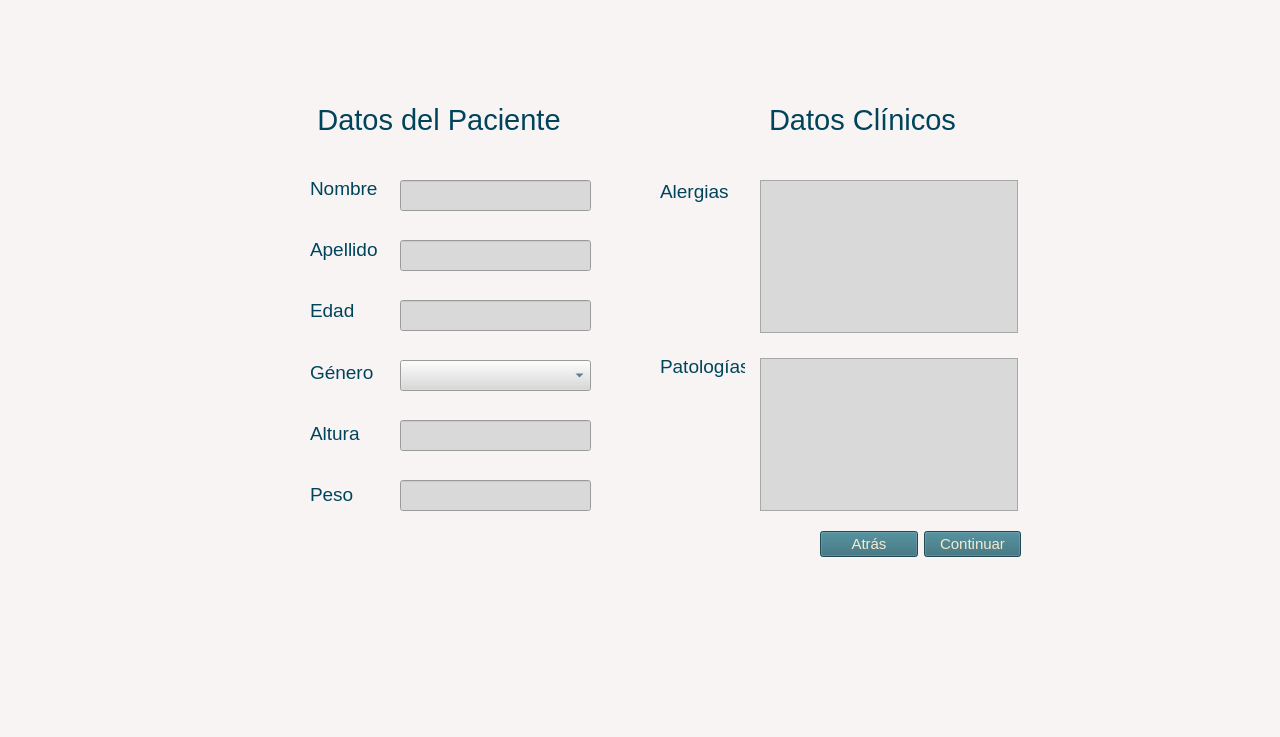
<?xml version="1.0" encoding="UTF-8"?>
<ui version="4.0">
 <class>realizar_analisis</class>
 <widget class="QMainWindow" name="realizar_analisis">
  <property name="geometry">
   <rect>
    <x>0</x>
    <y>0</y>
    <width>1280</width>
    <height>737</height>
   </rect>
  </property>
  <property name="windowTitle">
   <string>Ingreso de Datos</string>
  </property>
  <property name="styleSheet">
   <string notr="true">background-color: rgb(248, 244, 244);</string>
  </property>
  <widget class="QWidget" name="centralwidget">
   <widget class="QComboBox" name="Genero">
    <property name="geometry">
     <rect>
      <x>400</x>
      <y>360</y>
      <width>191</width>
      <height>31</height>
     </rect>
    </property>
    <property name="font">
     <font>
      <pointsize>11</pointsize>
     </font>
    </property>
    <property name="styleSheet">
     <string notr="true">color: rgb(0, 68, 91);
background-color: rgb(217, 217, 217);</string>
    </property>
    <item>
     <property name="text">
      <string/>
     </property>
    </item>
    <item>
     <property name="text">
      <string>Masculino</string>
     </property>
    </item>
    <item>
     <property name="text">
      <string>Femenino</string>
     </property>
    </item>
    <item>
     <property name="text">
      <string>Otro</string>
     </property>
    </item>
   </widget>
   <widget class="QWidget" name="layoutWidget">
    <property name="geometry">
     <rect>
      <x>310</x>
      <y>161</y>
      <width>71</width>
      <height>361</height>
     </rect>
    </property>
    <layout class="QVBoxLayout" name="verticalLayout">
     <item>
      <widget class="QLabel" name="label">
       <property name="font">
        <font>
         <pointsize>14</pointsize>
        </font>
       </property>
       <property name="styleSheet">
        <string notr="true">color: rgb(0, 68, 91);</string>
       </property>
       <property name="text">
        <string>Nombre</string>
       </property>
      </widget>
     </item>
     <item>
      <widget class="QLabel" name="label_2">
       <property name="font">
        <font>
         <pointsize>14</pointsize>
        </font>
       </property>
       <property name="styleSheet">
        <string notr="true">color: rgb(0, 68, 91);</string>
       </property>
       <property name="text">
        <string>Apellido</string>
       </property>
      </widget>
     </item>
     <item>
      <widget class="QLabel" name="label_3">
       <property name="font">
        <font>
         <pointsize>14</pointsize>
        </font>
       </property>
       <property name="styleSheet">
        <string notr="true">color: rgb(0, 68, 91);</string>
       </property>
       <property name="text">
        <string>Edad</string>
       </property>
      </widget>
     </item>
     <item>
      <widget class="QLabel" name="label_10">
       <property name="font">
        <font>
         <pointsize>14</pointsize>
        </font>
       </property>
       <property name="styleSheet">
        <string notr="true">color: rgb(0, 68, 91);</string>
       </property>
       <property name="text">
        <string>Género</string>
       </property>
      </widget>
     </item>
     <item>
      <widget class="QLabel" name="label_4">
       <property name="font">
        <font>
         <pointsize>14</pointsize>
        </font>
       </property>
       <property name="styleSheet">
        <string notr="true">color: rgb(0, 68, 91);</string>
       </property>
       <property name="text">
        <string>Altura</string>
       </property>
      </widget>
     </item>
     <item>
      <widget class="QLabel" name="label_5">
       <property name="font">
        <font>
         <pointsize>14</pointsize>
        </font>
       </property>
       <property name="styleSheet">
        <string notr="true">color: rgb(0, 68, 91);</string>
       </property>
       <property name="text">
        <string>Peso</string>
       </property>
      </widget>
     </item>
    </layout>
   </widget>
   <widget class="QWidget" name="layoutWidget">
    <property name="geometry">
     <rect>
      <x>230</x>
      <y>90</y>
      <width>841</width>
      <height>60</height>
     </rect>
    </property>
    <layout class="QHBoxLayout" name="horizontalLayout">
     <item>
      <widget class="QLabel" name="label_6">
       <property name="styleSheet">
        <string notr="true">color: rgb(0, 68, 91);</string>
       </property>
       <property name="text">
        <string>&lt;html&gt;&lt;head/&gt;&lt;body&gt;&lt;p align=&quot;center&quot;&gt;&lt;span style=&quot; font-size:22pt;&quot;&gt;Datos del Paciente&lt;/span&gt;&lt;/p&gt;&lt;/body&gt;&lt;/html&gt;</string>
       </property>
      </widget>
     </item>
     <item>
      <widget class="QLabel" name="label_9">
       <property name="styleSheet">
        <string notr="true">color: rgb(0, 68, 91);</string>
       </property>
       <property name="text">
        <string>&lt;html&gt;&lt;head/&gt;&lt;body&gt;&lt;p align=&quot;center&quot;&gt;&lt;span style=&quot; font-size:22pt;&quot;&gt;Datos Clínicos&lt;/span&gt;&lt;/p&gt;&lt;/body&gt;&lt;/html&gt;</string>
       </property>
      </widget>
     </item>
    </layout>
   </widget>
   <widget class="QWidget" name="layoutWidget">
    <property name="geometry">
     <rect>
      <x>660</x>
      <y>180</y>
      <width>85</width>
      <height>198</height>
     </rect>
    </property>
    <layout class="QVBoxLayout" name="verticalLayout_2">
     <item>
      <widget class="QLabel" name="label_7">
       <property name="font">
        <font>
         <pointsize>14</pointsize>
        </font>
       </property>
       <property name="styleSheet">
        <string notr="true">color: rgb(0, 68, 91);</string>
       </property>
       <property name="text">
        <string>Alergias</string>
       </property>
      </widget>
     </item>
     <item>
      <spacer name="verticalSpacer">
       <property name="orientation">
        <enum>Qt::Vertical</enum>
       </property>
       <property name="sizeHint" stdset="0">
        <size>
         <width>20</width>
         <height>138</height>
        </size>
       </property>
      </spacer>
     </item>
     <item>
      <widget class="QLabel" name="label_8">
       <property name="font">
        <font>
         <pointsize>14</pointsize>
        </font>
       </property>
       <property name="styleSheet">
        <string notr="true">color: rgb(0, 68, 91);</string>
       </property>
       <property name="text">
        <string>Patologías</string>
       </property>
      </widget>
     </item>
    </layout>
   </widget>
   <widget class="QWidget" name="layoutWidget">
    <property name="geometry">
     <rect>
      <x>760</x>
      <y>180</y>
      <width>258</width>
      <height>331</height>
     </rect>
    </property>
    <layout class="QVBoxLayout" name="verticalLayout_3">
     <item>
      <widget class="QTextEdit" name="Alergias">
       <property name="font">
        <font>
         <pointsize>11</pointsize>
        </font>
       </property>
       <property name="styleSheet">
        <string notr="true">color: rgb(0, 68, 91);
background-color: rgb(217, 217, 217);</string>
       </property>
      </widget>
     </item>
     <item>
      <spacer name="verticalSpacer_2">
       <property name="orientation">
        <enum>Qt::Vertical</enum>
       </property>
       <property name="sizeHint" stdset="0">
        <size>
         <width>20</width>
         <height>58</height>
        </size>
       </property>
      </spacer>
     </item>
     <item>
      <widget class="QTextEdit" name="Patologias">
       <property name="font">
        <font>
         <pointsize>11</pointsize>
        </font>
       </property>
       <property name="styleSheet">
        <string notr="true">color: rgb(0, 68, 91);
background-color: rgb(217, 217, 217);</string>
       </property>
      </widget>
     </item>
    </layout>
   </widget>
   <widget class="QWidget" name="layoutWidget">
    <property name="geometry">
     <rect>
      <x>820</x>
      <y>530</y>
      <width>201</width>
      <height>28</height>
     </rect>
    </property>
    <property name="cursor">
     <cursorShape>PointingHandCursor</cursorShape>
    </property>
    <layout class="QHBoxLayout" name="horizontalLayout_2">
     <item>
      <widget class="QPushButton" name="b_Cancelar">
       <property name="font">
        <font>
         <pointsize>11</pointsize>
        </font>
       </property>
       <property name="cursor">
        <cursorShape>PointingHandCursor</cursorShape>
       </property>
       <property name="styleSheet">
        <string notr="true">color: rgb(247, 233, 204);
background-color: rgb(46, 104, 118);</string>
       </property>
       <property name="text">
        <string>Atrás</string>
       </property>
      </widget>
     </item>
     <item>
      <widget class="QPushButton" name="b_Continuar">
       <property name="font">
        <font>
         <pointsize>11</pointsize>
        </font>
       </property>
       <property name="cursor">
        <cursorShape>PointingHandCursor</cursorShape>
       </property>
       <property name="styleSheet">
        <string notr="true">color: rgb(247, 233, 204);
background-color: rgb(46, 104, 118);</string>
       </property>
       <property name="text">
        <string>Continuar</string>
       </property>
      </widget>
     </item>
    </layout>
   </widget>
   <widget class="QLabel" name="label_11">
    <property name="geometry">
     <rect>
      <x>1120</x>
      <y>-310</y>
      <width>121</width>
      <height>871</height>
     </rect>
    </property>
    <property name="text">
     <string/>
    </property>
    <property name="pixmap">
     <pixmap>imagenes/rayas2.png</pixmap>
    </property>
    <property name="scaledContents">
     <bool>true</bool>
    </property>
   </widget>
   <widget class="QLineEdit" name="Nombre">
    <property name="geometry">
     <rect>
      <x>400</x>
      <y>180</y>
      <width>191</width>
      <height>31</height>
     </rect>
    </property>
    <property name="font">
     <font>
      <pointsize>11</pointsize>
     </font>
    </property>
    <property name="styleSheet">
     <string notr="true">color: rgb(0, 68, 91);
background-color: rgb(217, 217, 217);</string>
    </property>
   </widget>
   <widget class="QLineEdit" name="Apellido">
    <property name="geometry">
     <rect>
      <x>400</x>
      <y>240</y>
      <width>191</width>
      <height>31</height>
     </rect>
    </property>
    <property name="font">
     <font>
      <pointsize>11</pointsize>
     </font>
    </property>
    <property name="styleSheet">
     <string notr="true">color: rgb(0, 68, 91);
background-color: rgb(217, 217, 217);</string>
    </property>
   </widget>
   <widget class="QLineEdit" name="Edad">
    <property name="geometry">
     <rect>
      <x>400</x>
      <y>300</y>
      <width>191</width>
      <height>31</height>
     </rect>
    </property>
    <property name="font">
     <font>
      <pointsize>11</pointsize>
     </font>
    </property>
    <property name="styleSheet">
     <string notr="true">color: rgb(0, 68, 91);
background-color: rgb(217, 217, 217);</string>
    </property>
   </widget>
   <widget class="QLineEdit" name="Altura">
    <property name="geometry">
     <rect>
      <x>400</x>
      <y>420</y>
      <width>191</width>
      <height>31</height>
     </rect>
    </property>
    <property name="font">
     <font>
      <pointsize>11</pointsize>
     </font>
    </property>
    <property name="styleSheet">
     <string notr="true">color: rgb(0, 68, 91);
background-color: rgb(217, 217, 217);</string>
    </property>
   </widget>
   <widget class="QLineEdit" name="Peso">
    <property name="geometry">
     <rect>
      <x>400</x>
      <y>480</y>
      <width>191</width>
      <height>31</height>
     </rect>
    </property>
    <property name="font">
     <font>
      <pointsize>11</pointsize>
     </font>
    </property>
    <property name="styleSheet">
     <string notr="true">color: rgb(0, 68, 91);
background-color: rgb(217, 217, 217);</string>
    </property>
   </widget>
  </widget>
  <widget class="QMenuBar" name="menubar">
   <property name="geometry">
    <rect>
     <x>0</x>
     <y>0</y>
     <width>1280</width>
     <height>21</height>
    </rect>
   </property>
  </widget>
 </widget>
 <tabstops>
  <tabstop>Nombre</tabstop>
  <tabstop>Apellido</tabstop>
  <tabstop>Edad</tabstop>
  <tabstop>Genero</tabstop>
  <tabstop>Altura</tabstop>
  <tabstop>Peso</tabstop>
  <tabstop>Alergias</tabstop>
  <tabstop>Patologias</tabstop>
  <tabstop>b_Cancelar</tabstop>
  <tabstop>b_Continuar</tabstop>
 </tabstops>
 <resources/>
 <connections/>
</ui>
